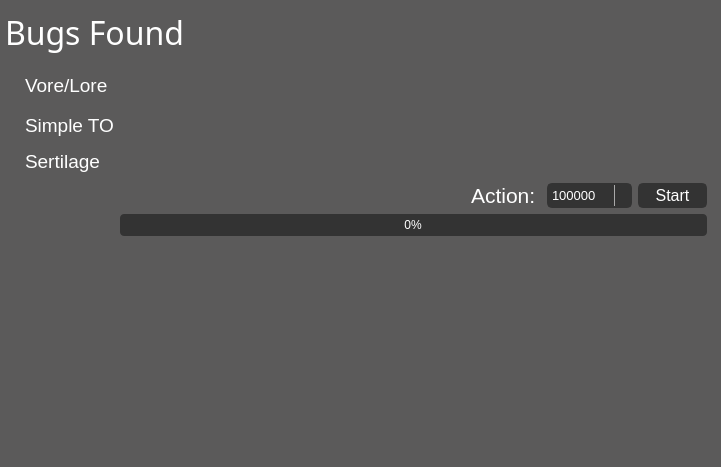
               <widget class="QWidget" name="page_bug">
                <property name="styleSheet">
                 <string notr="true">background:rgb(91,90,90);</string>
                </property>
                <layout class="QVBoxLayout" name="verticalLayout_7">
                 <property name="spacing">
                  <number>5</number>
                 </property>
                 <property name="leftMargin">
                  <number>5</number>
                 </property>
                 <property name="topMargin">
                  <number>5</number>
                 </property>
                 <property name="rightMargin">
                  <number>5</number>
                 </property>
                 <property name="bottomMargin">
                  <number>5</number>
                 </property>
                 <item>
                  <widget class="QLabel" name="lab_Bug">
                   <property name="minimumSize">
                    <size>
                     <width>0</width>
                     <height>55</height>
                    </size>
                   </property>
                   <property name="maximumSize">
                    <size>
                     <width>16777215</width>
                     <height>55</height>
                    </size>
                   </property>
                   <property name="font">
                    <font>
                     <family>Segoe UI Semilight</family>
                     <pointsize>24</pointsize>
                    </font>
                   </property>
                   <property name="styleSheet">
                    <string notr="true">color:rgb(255,255,255);</string>
                   </property>
                   <property name="text">
                    <string>&lt;html&gt;&lt;head/&gt;&lt;body&gt;&lt;p&gt;&lt;span style=&quot; color:#ffffff;&quot;&gt;Bugs Found&lt;/span&gt;&lt;/p&gt;&lt;/body&gt;&lt;/html&gt;</string>
                   </property>
                  </widget>
                 </item>
                 <item>
                  <widget class="QFrame" name="frame_bug_main">
                   <property name="minimumSize">
                    <size>
                     <width>0</width>
                     <height>200</height>
                    </size>
                   </property>
                   <property name="maximumSize">
                    <size>
                     <width>16777215</width>
                     <height>200</height>
                    </size>
                   </property>
                   <property name="frameShape">
                    <enum>QFrame::NoFrame</enum>
                   </property>
                   <property name="frameShadow">
                    <enum>QFrame::Plain</enum>
                   </property>
                   <layout class="QGridLayout" name="gridLayout">
                    <item row="5" column="7">
                     <spacer name="horizontalSpacer">
                      <property name="orientation">
                       <enum>Qt::Horizontal</enum>
                      </property>
                      <property name="sizeHint" stdset="0">
                       <size>
                        <width>421</width>
                        <height>20</height>
                       </size>
                      </property>
                     </spacer>
                    </item>
                    <item row="0" column="0">
                     <widget class="QLabel" name="lab_bullet">
                      <property name="maximumSize">
                       <size>
                        <width>5</width>
                        <height>16777215</height>
                       </size>
                      </property>
                      <property name="text">
                       <string/>
                      </property>
                      <property name="pixmap">
                       <pixmap>icons/1x/bulletAsset 54.png</pixmap>
                      </property>
                      <property name="alignment">
                       <set>Qt::AlignCenter</set>
                      </property>
                     </widget>
                    </item>
                    <item row="2" column="0">
                     <widget class="QLabel" name="lab_bullet3">
                      <property name="maximumSize">
                       <size>
                        <width>5</width>
                        <height>16777215</height>
                       </size>
                      </property>
                      <property name="text">
                       <string/>
                      </property>
                      <property name="pixmap">
                       <pixmap>icons/1x/bulletAsset 54.png</pixmap>
                      </property>
                     </widget>
                    </item>
                    <item row="1" column="1">
                     <widget class="QLabel" name="lab_bug2">
                      <property name="font">
                       <font>
                        <family>Segoe UI</family>
                        <pointsize>14</pointsize>
                       </font>
                      </property>
                      <property name="styleSheet">
                       <string notr="true">color:rgb(255,255,255);</string>
                      </property>
                      <property name="text">
                       <string>&lt;html&gt;&lt;head/&gt;&lt;body&gt;&lt;p&gt;&lt;span style=&quot; color:#ffffff;&quot;&gt;Simple TO&lt;/span&gt;&lt;/p&gt;&lt;/body&gt;&lt;/html&gt;</string>
                      </property>
                     </widget>
                    </item>
                    <item row="2" column="1">
                     <widget class="QLabel" name="lab_bug3">
                      <property name="font">
                       <font>
                        <family>Segoe UI</family>
                        <pointsize>14</pointsize>
                       </font>
                      </property>
                      <property name="text">
                       <string>&lt;html&gt;&lt;head/&gt;&lt;body&gt;&lt;p&gt;&lt;span style=&quot; color:#ffffff;&quot;&gt;Sertilage&lt;/span&gt;&lt;/p&gt;&lt;/body&gt;&lt;/html&gt;</string>
                      </property>
                     </widget>
                    </item>
                    <item row="3" column="8">
                     <widget class="QComboBox" name="comboBox_bug">
                      <property name="maximumSize">
                       <size>
                        <width>16777215</width>
                        <height>25</height>
                       </size>
                      </property>
                      <property name="font">
                       <font>
                        <family>Segoe UI</family>
                        <pointsize>10</pointsize>
                       </font>
                      </property>
                      <property name="styleSheet">
                       <string notr="true">QComboBox {
	border: 2px solid rgb(51,51,51);
	border-radius: 5px;	
	color:rgb(255,255,255);
	background-color: rgb(51,51,51);
}

QComboBox:hover {
	border: 2px solid rgb(0,143,170);
	border-radius: 5px;	
	color:rgb(255,255,255);
	background-color: rgb(0,143,170);
}

QComboBox:!editable, QComboBox::drop-down:editable {
	background: rgb(51,51,51);
}

QComboBox:!editable:on, QComboBox::drop-down:editable:on {
    background:rgb(51,51,51);
}

QComboBox:on { /* shift the text when the popup opens */
    padding-top: 3px;
    padding-left: 4px;
}

QComboBox::drop-down {
    subcontrol-origin: padding;
    subcontrol-position: top right;
    width: 15px;

    border-left-width: 1px;
    border-left-color: darkgray;
    border-left-style: solid; /* just a single line */
    border-top-right-radius: 5px; /* same radius as the QComboBox */
    border-bottom-right-radius: 5px;
}

QComboBox::down-arrow {
    image: url(icons/1x/arrow.png);
}

QComboBox::down-arrow:on { /* shift the arrow when popup is open */
    top: 1px;
    left: 1px;
}

QComboBox::drop-down {
    background:rgb(51,51,51);
}

</string>
                      </property>
                      <property name="sizeAdjustPolicy">
                       <enum>QComboBox::AdjustToContents</enum>
                      </property>
                      <property name="frame">
                       <bool>false</bool>
                      </property>
                      <property name="modelColumn">
                       <number>0</number>
                      </property>
                      <item>
                       <property name="text">
                        <string>100000</string>
                       </property>
                      </item>
                      <item>
                       <property name="text">
                        <string>1000000</string>
                       </property>
                      </item>
                      <item>
                       <property name="text">
                        <string>10000000</string>
                       </property>
                      </item>
                      <item>
                       <property name="text">
                        <string>100000000</string>
                       </property>
                      </item>
                     </widget>
                    </item>
                    <item row="0" column="1">
                     <widget class="QLabel" name="lab_bug1">
                      <property name="minimumSize">
                       <size>
                        <width>0</width>
                        <height>0</height>
                       </size>
                      </property>
                      <property name="maximumSize">
                       <size>
                        <width>16777215</width>
                        <height>16777215</height>
                       </size>
                      </property>
                      <property name="font">
                       <font>
                        <family>Segoe UI</family>
                        <pointsize>14</pointsize>
                       </font>
                      </property>
                      <property name="styleSheet">
                       <string notr="true">color:rgb(255,255,255);</string>
                      </property>
                      <property name="text">
                       <string>&lt;html&gt;&lt;head/&gt;&lt;body&gt;&lt;p&gt;&lt;span style=&quot; color:#ffffff;&quot;&gt;Vore/Lore&lt;/span&gt;&lt;/p&gt;&lt;/body&gt;&lt;/html&gt;</string>
                      </property>
                      <property name="alignment">
                       <set>Qt::AlignLeading|Qt::AlignLeft|Qt::AlignTop</set>
                      </property>
                     </widget>
                    </item>
                    <item row="1" column="0">
                     <widget class="QLabel" name="lab_bullet2">
                      <property name="maximumSize">
                       <size>
                        <width>5</width>
                        <height>16777215</height>
                       </size>
                      </property>
                      <property name="text">
                       <string/>
                      </property>
                      <property name="pixmap">
                       <pixmap>icons/1x/bulletAsset 54.png</pixmap>
                      </property>
                     </widget>
                    </item>
                    <item row="3" column="9">
                     <widget class="QPushButton" name="bn_bug_start">
                      <property name="minimumSize">
                       <size>
                        <width>69</width>
                        <height>25</height>
                       </size>
                      </property>
                      <property name="maximumSize">
                       <size>
                        <width>69</width>
                        <height>25</height>
                       </size>
                      </property>
                      <property name="font">
                       <font>
                        <family>Segoe UI</family>
                        <pointsize>12</pointsize>
                       </font>
                      </property>
                      <property name="styleSheet">
                       <string notr="true">QPushButton {
	border: 2px solid rgb(51,51,51);
	border-radius: 5px;	
	color:rgb(255,255,255);
	background-color: rgb(51,51,51);
}
QPushButton:hover {
	border: 2px solid rgb(0,143,150);
	background-color: rgb(0,143,150);
}
QPushButton:pressed {	
	border: 2px solid rgb(0,143,150);
	background-color: rgb(51,51,51);
}

QPushButton:disabled {	
	border-radius: 5px;	
	border: 2px solid rgb(112,112,112);
	background-color: rgb(112,112,112);
}</string>
                      </property>
                      <property name="text">
                       <string>Start</string>
                      </property>
                      <property name="checkable">
                       <bool>false</bool>
                      </property>
                      <property name="flat">
                       <bool>true</bool>
                      </property>
                     </widget>
                    </item>
                    <item row="4" column="7" colspan="3">
                     <widget class="QProgressBar" name="progressBar_bug">
                      <property name="enabled">
                       <bool>true</bool>
                      </property>
                      <property name="styleSheet">
                       <string notr="true">QProgressBar
{
	color:rgb(255,255,255);
	background-color :rgb(51,51,51);
	border : 2px;
	border-radius:4px;
}

QProgressBar::chunk{
	border : 2px;
	border-radius:4px;
	background-color:rgb(0,143,170);
}</string>
                      </property>
                      <property name="value">
                       <number>0</number>
                      </property>
                      <property name="alignment">
                       <set>Qt::AlignCenter</set>
                      </property>
                      <property name="textVisible">
                       <bool>true</bool>
                      </property>
                      <property name="orientation">
                       <enum>Qt::Horizontal</enum>
                      </property>
                      <property name="invertedAppearance">
                       <bool>false</bool>
                      </property>
                      <property name="textDirection">
                       <enum>QProgressBar::TopToBottom</enum>
                      </property>
                     </widget>
                    </item>
                    <item row="3" column="7">
                     <widget class="QLabel" name="lab_bug_action">
                      <property name="minimumSize">
                       <size>
                        <width>0</width>
                        <height>20</height>
                       </size>
                      </property>
                      <property name="maximumSize">
                       <size>
                        <width>16777215</width>
                        <height>30</height>
                       </size>
                      </property>
                      <property name="font">
                       <font>
                        <family>Segoe UI</family>
                        <pointsize>16</pointsize>
                       </font>
                      </property>
                      <property name="styleSheet">
                       <string notr="true">color:rgb(255,255,255);</string>
                      </property>
                      <property name="text">
                       <string>&lt;html&gt;&lt;head/&gt;&lt;body&gt;&lt;p&gt;&lt;span style=&quot; color:#ffffff;&quot;&gt;Action: &lt;/span&gt;&lt;/p&gt;&lt;/body&gt;&lt;/html&gt;</string>
                      </property>
                      <property name="alignment">
                       <set>Qt::AlignRight|Qt::AlignTrailing|Qt::AlignVCenter</set>
                      </property>
                     </widget>
                    </item>
                   </layout>
                  </widget>
                 </item>
                 <item>
                  <spacer name="verticalSpacer">
                   <property name="orientation">
                    <enum>Qt::Vertical</enum>
                   </property>
                   <property name="sizeHint" stdset="0">
                    <size>
                     <width>20</width>
                     <height>197</height>
                    </size>
                   </property>
                  </spacer>
                 </item>
                </layout>
               </widget>
